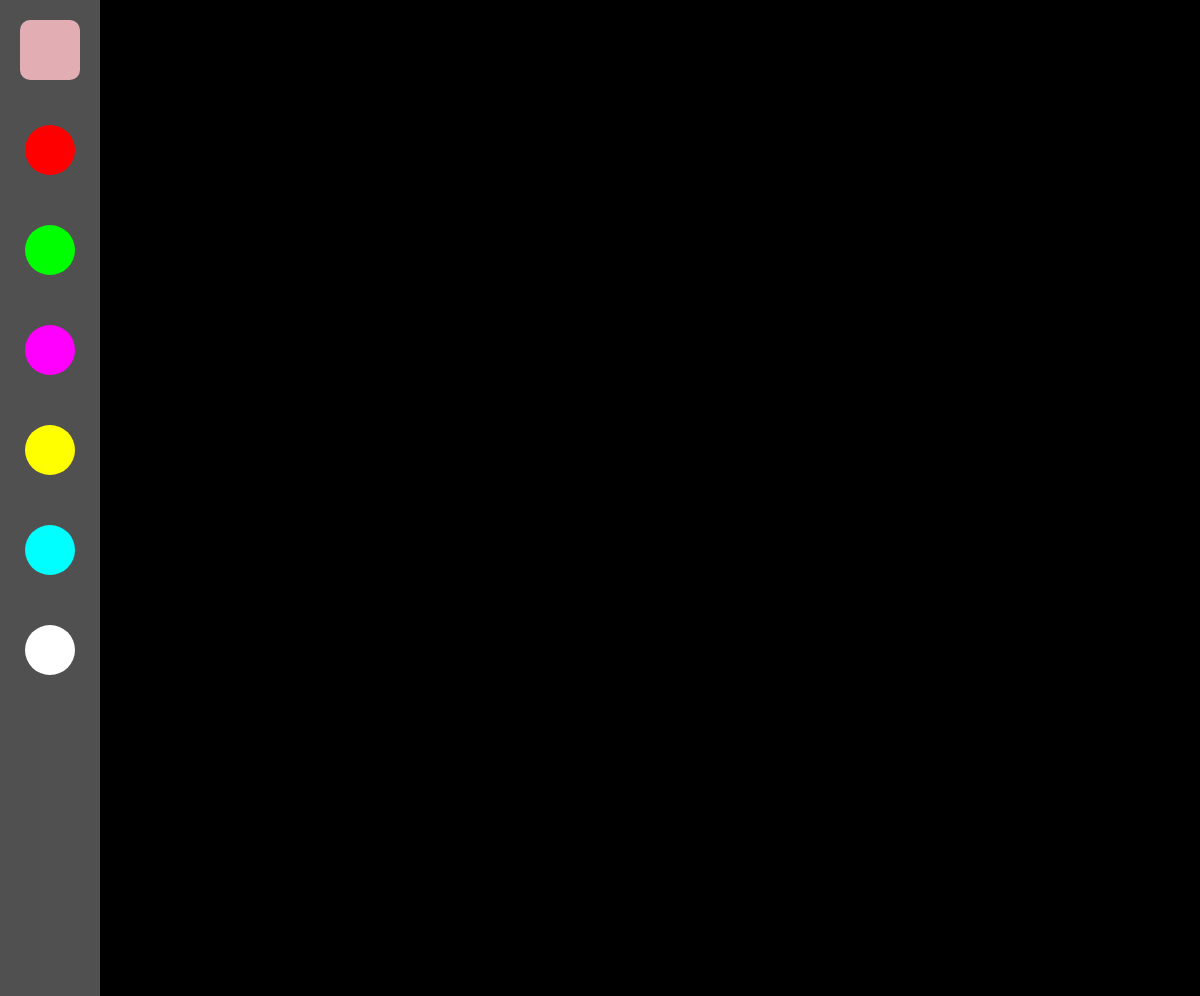
Frame 1 (no input)
Frame 60 (no input): identical to frame 1, image omitted
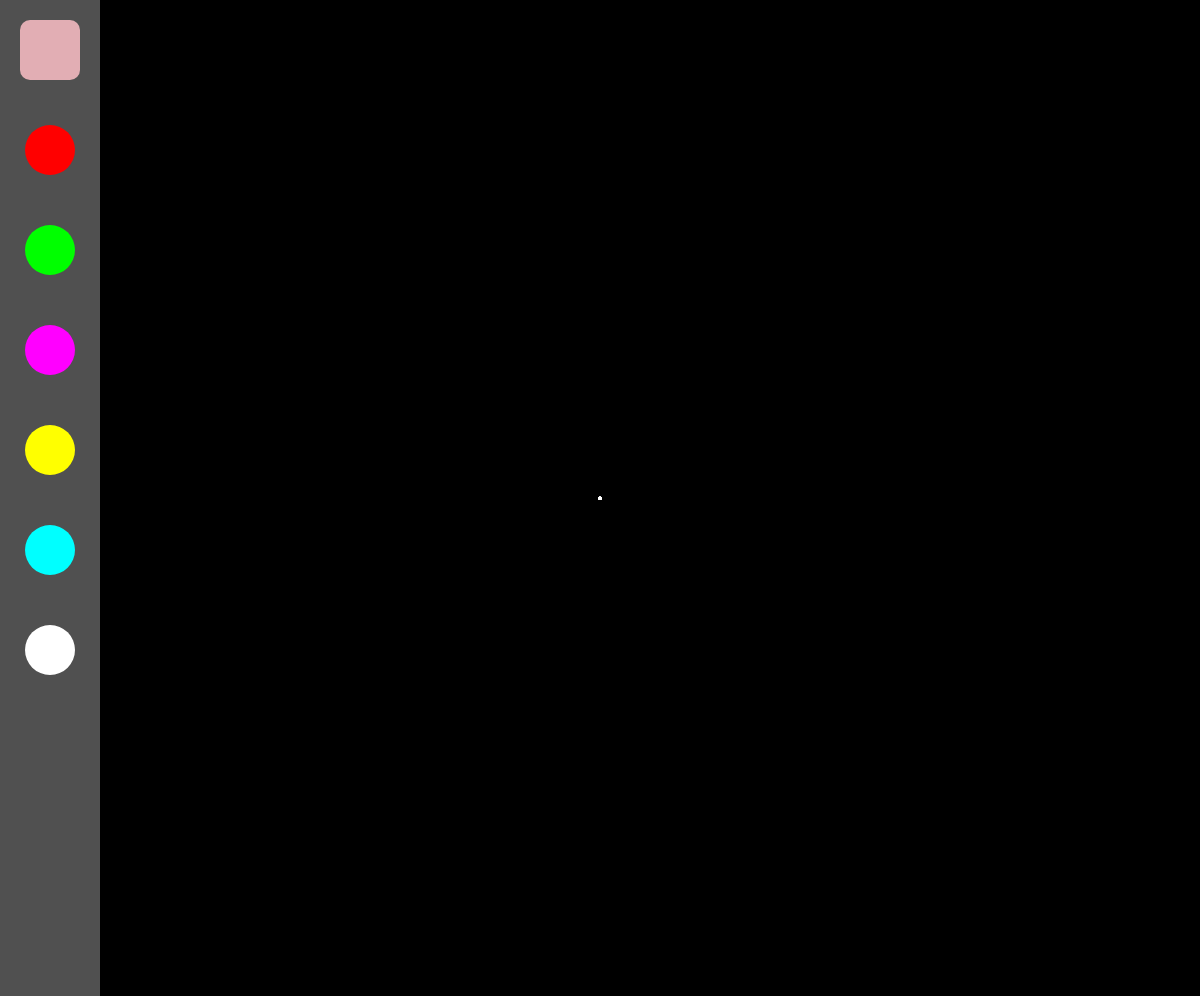
Frame 120 (the mouse pressed at the canvas centre since frame 60)

The p5.js sketch that drew these frames (run headless with seeded random() and noise() and a simulated clock; from frame 60 on, the mouse is pressed at the canvas centre):

// p5.js sketch
// ── sketch.js
let drawing = false;
let menubar;
let currentColor;
let scrollAmount = 0;
function setup() {
	createCanvas(windowWidth, windowHeight - 3.7);
	menubar = new Menu();
	menubar.createBucket(color(255, 0, 0))
	menubar.createBucket(color(0, 255, 0))
	menubar.createBucket(color(255, 0, 255))
	menubar.createBucket(color(255, 255, 0))
	menubar.createBucket(color(0, 255, 255))
	menubar.createBucket(color(255, 255, 255))


	//the current color we are drawing with
	currentColor = color(255)
}



let allPoints = [];
let points = [];


function draw() {
	background(0);
	push()
	translate(0, scrollAmount)
	drawPoints();
	pop()
	menubar.run()
}


class Menu {
	constructor(){
	this.loc = createVector(0, 0)
	this.buckets = [];
	this.eraser = createVector(20, 20)
	}
	display(){
		noStroke()
		fill(80)
		rect(this.loc.x, this.loc.y, 100, height)
	}
	createBucket(color){
		let bucketX = 50;
		let bucketY = 150 + 100 * this.buckets.length;
		let bucket = createVector(bucketX, bucketY);
		bucket.color = color;
		bucket.radius = 25;
		this.buckets.push(bucket);
	}
	displayBuckets(){
		for(let i = 0; i < this.buckets.length; i++){
			fill(this.buckets[i].color);
			ellipse(this.buckets[i].x, this.buckets[i].y, this.buckets[i].radius * 2);
		}
	}
	displayEraser(){
		fill(226, 174, 180);
		rect(this.eraser.x, this.eraser.y, 60, 60, 10)
	}
	runEraser(){
		for(let i = 0; i < allPoints.length; i++){
			for(let o = 0; o < allPoints[i].length; o++){
				 if(dist(mouseX, mouseY - scrollAmount, allPoints[i][o].x, allPoints[i][o].y) < 10){
				 	 allPoints.splice(i, 1);
				 }
			}
		}
	}

	run(){
		this.display();
		this.displayBuckets();
		this.displayEraser();
		if(currentColor == 'eraser' && drawing){
			this.runEraser();
		}
	}
}




const drawPoints = () => {
	// stroke(color);
	strokeWeight(3);

	//draw all the previous drawings
	for(let i = 0; i < allPoints.length; i++){
		let prevPoint;
		for(let o = 0; o < allPoints[i].length; o++){
			let currentPoint = allPoints[i][o];
			if(prevPoint){
				stroke(allPoints[i].color);
				line(prevPoint.x, prevPoint.y, currentPoint.x, currentPoint.y);
			}
			prevPoint = currentPoint;
		}

	}

	if(drawing && currentColor != 'eraser'){
		let mouse = createVector(mouseX, mouseY - scrollAmount)
		points.push(mouse)

	//draw the current drawing stroke
	for(let i = 0; i < points.length; i++){
		//skip first iteration
		if(i == 0){
			stroke(currentColor)
		} else if (i == points.length-1){
			//the last element is a color, so we want to skip it
			continue
		}else{
			line(points[i-1].x,points[i-1].y,points[i].x,points[i].y);
		}
	}
}
}


function mousePressed(){
	if(dist(mouseX, mouseY, menubar.eraser.x + 30, menubar.eraser.y + 30) < 30){
		currentColor = 'eraser'
	}
		for(let i = 0; i < menubar.buckets.length; i++){
			if(dist(mouseX, mouseY, menubar.buckets[i].x, menubar.buckets[i].y) < menubar.buckets[i].radius){
				currentColor = menubar.buckets[i].color;
			}
		}
			drawing = true;
}
function mouseReleased(){
	drawing = false;
	points.color = currentColor;
	allPoints.push(points);
	points = [];
}

function mouseWheel(event){
	//if scrolling down
	if(event.delta > 0 || scrollAmount < 0){
		scrollAmount -= event.delta / 2
		//if scrolling up
	}
}
function keyPressed(){
	if(keyCode == 27){
		allPoints = []
	}
}
